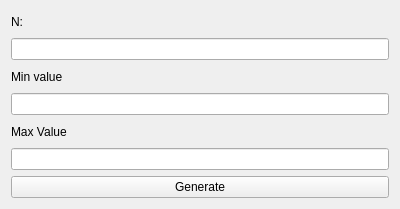
<?xml version="1.0" encoding="UTF-8"?>
<ui version="4.0">
 <class>RandomSystemGenerationWindow</class>
 <widget class="QWidget" name="RandomSystemGenerationWindow">
  <property name="geometry">
   <rect>
    <x>0</x>
    <y>0</y>
    <width>400</width>
    <height>209</height>
   </rect>
  </property>
  <property name="windowTitle">
   <string>Form</string>
  </property>
  <layout class="QVBoxLayout" name="verticalLayout">
   <item>
    <widget class="QLabel" name="label_4">
     <property name="text">
      <string>N:</string>
     </property>
    </widget>
   </item>
   <item>
    <widget class="QLineEdit" name="N"/>
   </item>
   <item>
    <widget class="QLabel" name="label_5">
     <property name="text">
      <string>Min value</string>
     </property>
    </widget>
   </item>
   <item>
    <widget class="QLineEdit" name="Min"/>
   </item>
   <item>
    <widget class="QLabel" name="label_6">
     <property name="text">
      <string>Max Value</string>
     </property>
    </widget>
   </item>
   <item>
    <widget class="QLineEdit" name="Max"/>
   </item>
   <item>
    <widget class="QPushButton" name="GenerateBtn">
     <property name="text">
      <string>Generate</string>
     </property>
    </widget>
   </item>
  </layout>
 </widget>
 <resources/>
 <connections/>
</ui>
